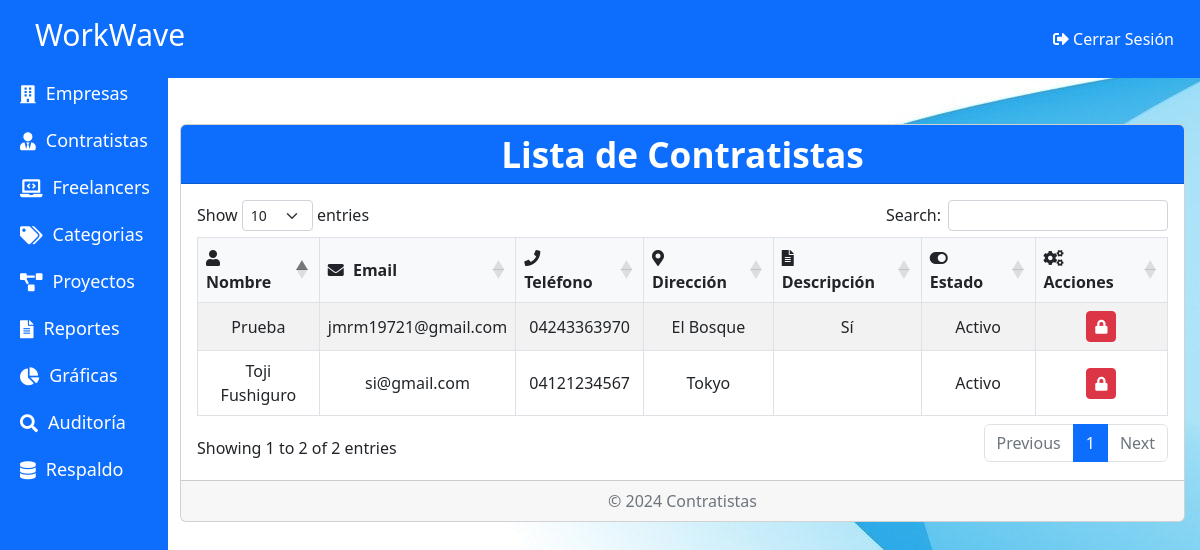
The app's page /Admin/Contratistas.php with its own data.
### tables this page shows
CREATE TABLE `contratistas` (
  `id` int(11) NOT NULL,
  `nombre` varchar(255) NOT NULL,
  `email` varchar(255) NOT NULL,
  `telefono` varchar(20) NOT NULL,
  `direccion` text NOT NULL,
  `descripcion_necesidades` text NOT NULL,
  `contrasena` varchar(255) NOT NULL,
  `Estado` tinyint(1) DEFAULT 1,
  `image_url` varchar(255) DEFAULT NULL,
  `doc_rif` varchar(255) DEFAULT NULL,
  `portafolio` varchar(255) DEFAULT NULL,
  `membership_type` varchar(255) DEFAULT NULL,
  `membership_start_date` date DEFAULT NULL,
  `membership_end_date` date DEFAULT NULL
);

### Admin/Contratistas.php (the view, shortened to what this page needs)
<?php
include './Dashboard.php';
?>
<!DOCTYPE html>
<html lang="es">
<head>
    <link href="./Assets/css/bootstrap.min.css" rel="stylesheet">
    <link rel="stylesheet" href="https://cdnjs.cloudflare.com/ajax/libs/font-awesome/5.15.4/css/all.min.css">
    <link rel="stylesheet" href="https://cdn.datatables.net/1.11.5/css/dataTables.bootstrap5.min.css">
    <link rel="stylesheet" href="./Assets/css/CRUD.css">
</head>
<body>
<nav class="navbar navbar-expand-lg navbar-light bg-light">
    <div class="container-fluid">
        <a class="navbar-brand" href="#">Contratistas</a>
    </div>
</nav>
<div class="container mt-5 content-wrapper">
    <div class="card">
        <div class="card-header bg-primary text-white">
            <h2 class="card-title m-0" style="color: white;">Lista de Contratistas</h2>
        </div>
        <div class="card-body">
            <div class="table-responsive">
                <table id="contractorsTable" class="table table-bordered table-striped table-hover">
                    <thead>
                        <tr class="text-center">
                            <th><i class="fas fa-user"></i> Nombre</th>
                            <th><i class="fas fa-envelope"></i> Email</th>
                            <th><i class="fas fa-phone"></i> Teléfono</th>
                            <th><i class="fas fa-map-marker-alt"></i> Dirección</th>
                            <th><i class="fas fa-file-alt"></i> Descripción</th>
                            <th><i class="fas fa-toggle-on"></i> Estado</th>
                            <th><i class="fas fa-cogs"></i> Acciones</th>
                        </tr>
                    </thead>
                    <tbody>
                        <?php
                        include './conexion.php';
                        $sql = "SELECT * FROM contratistas";
                        $result = $conn->query($sql);
                        if ($result->num_rows > 0) {
                            while ($row = $result->fetch_assoc()) {
                                echo "<tr>
                                    <td>{$row['nombre']}</td>
                                    <td>{$row['email']}</td>
                                    <td>{$row['telefono']}</td>
                                    <td>{$row['direccion']}</td>
                                    <td>{$row['descripcion_necesidades']}</td>
                                    <td class='text-center'>".($row['Estado'] ? 'Activo' : 'Inactivo')."</td>
                                    <td class='text-center'>
                                        <button onclick='toggleStatus({$row['id']}, ".($row['Estado'] ? 'false' : 'true').")' class='btn ".($row['Estado'] ? 'btn-danger' : 'btn-success')." btn-sm' title='Cambiar Estado'>
                                            <i class='fas ".($row['Estado'] ? 'fa-lock' : 'fa-lock-open')."'></i>
                                        </button>
                                    </td>
                                </tr>";
                            }
                        } else {
                            echo "<tr><td colspan='8' class='text-center'>No se encontraron contratistas</td></tr>";
                        }
                        ?>
                    </tbody>
                </table>
            </div>
        </div>
        <div class="card-footer text-muted text-center">
            <p class="mb-0">© 2024 Contratistas</p>
        </div>
    </div>
</div>
</body>
</html>

### Admin/Assets/CSS/CRUD.css (style rules this page uses)
body, html { height: 100%; margin: 0; display: flex; flex-direction: column; }
.content-wrapper { flex: 1; display: flex; flex-direction: column; }
.container { padding-top: 20px; padding-left: 15%; padding-right: 15px; }
@media (min-width: 768px) { .container { max-width: 100%; margin-left: auto; margin-right: auto; } }
h2.card-title { font-size: 2.2rem; font-weight: bold; color: #3fa141; text-align: center; margin-bottom: 20px; }
.table th, .table td { vertical-align: middle; text-align: center; }
.table th { background-color: #f8f9fa; font-weight: bold; }
.table th i { margin-right: 5px; }

### Admin/Dashboard.php (style rules this page uses)
body { background-color: #f8f9fa; margin-top: 60px; }

### Admin/Contratistas.php (style rules this page uses)
body { background-image: url('../Assets/images/2312616.jpg'); }

### records on screen
contratistas: nombre "Toji Fushiguro", email "si@gmail.com", telefono "04121234567", direccion "Tokyo", Estado "Activo"
contratistas: nombre "Prueba", email "jmrm19721@gmail.com", telefono "04243363970", direccion "El Bosque", descripcion_necesidades "Sí", Estado "Activo"
